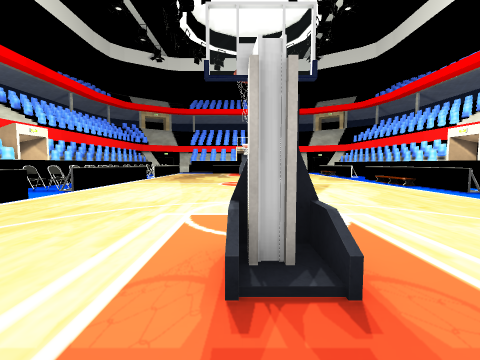
View 1 (above)

19 first-person views from a walk through a scene from a Unity 3-D project. The camera is 1.2 m above the floor, tilts 4° down and sees 90° across. The floor is counted in squares, 1 m on a side. Each view is taken from the middle of a square. On the plan, view 1 faces up. The plan holds only what a view shows up to about 12 squares ahead; the rest is blank. The place goes on beyond the plan. The player character is not drawn. Some animated figures are left out. Some surface patterns are stand-ins.

View 2
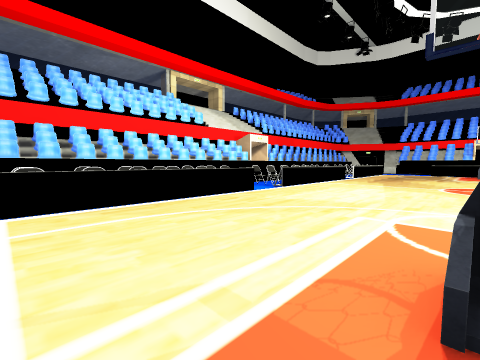

View 3
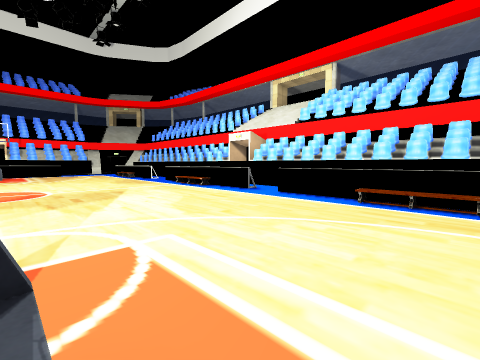

View 4
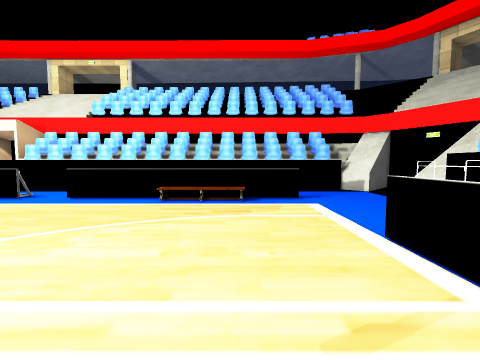

View 5
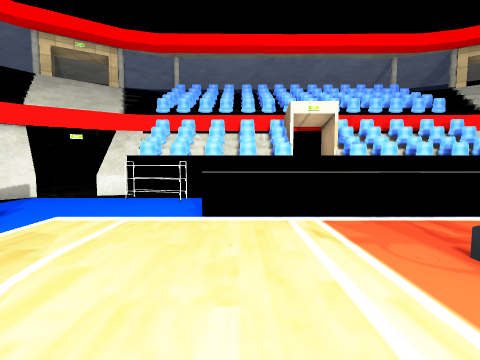

View 6
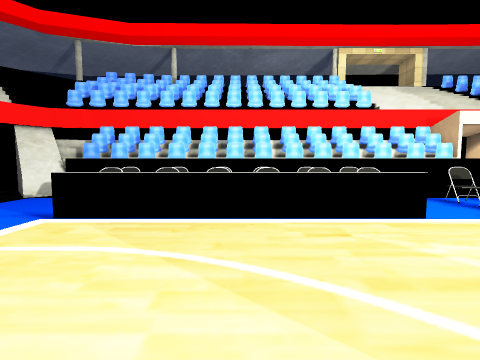

View 7
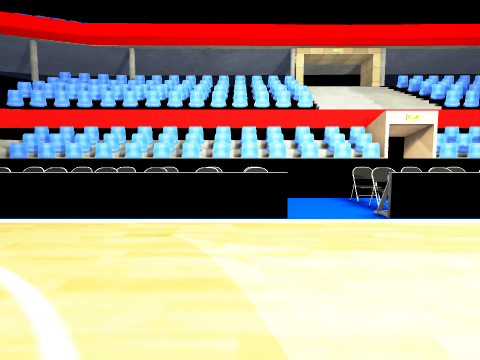

View 8
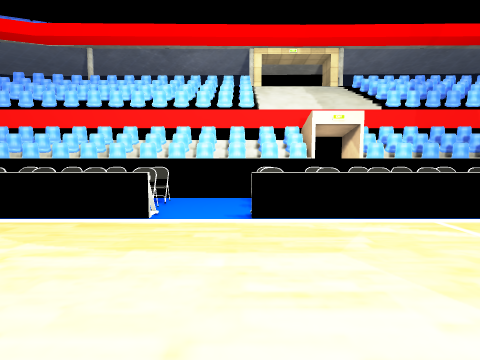

View 9
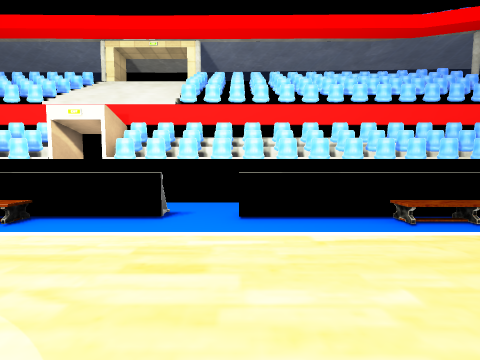

View 10
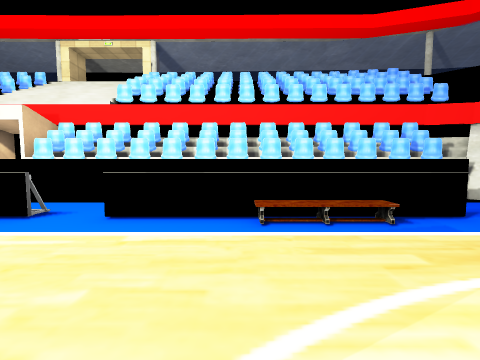

View 11
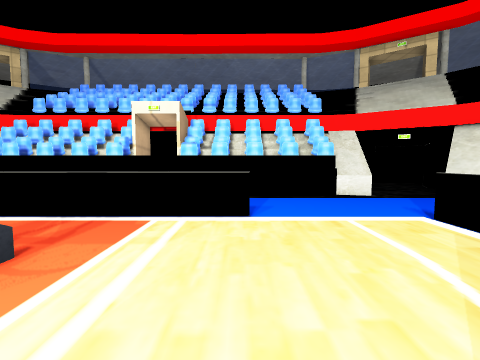

View 12
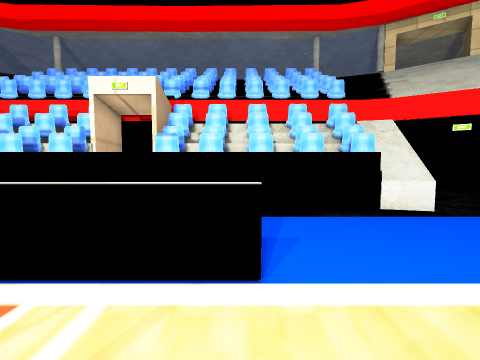

View 13
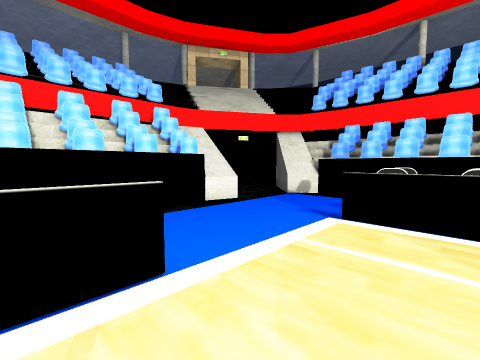

View 14
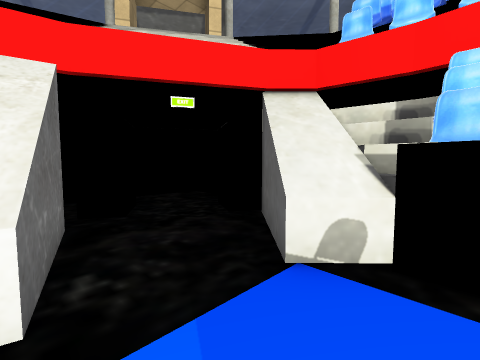

View 15
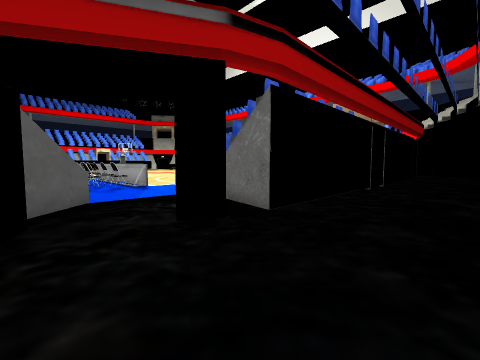

View 16
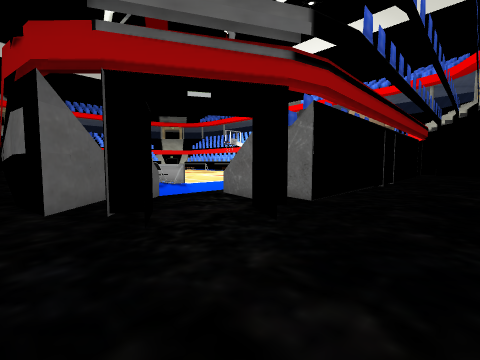

View 17
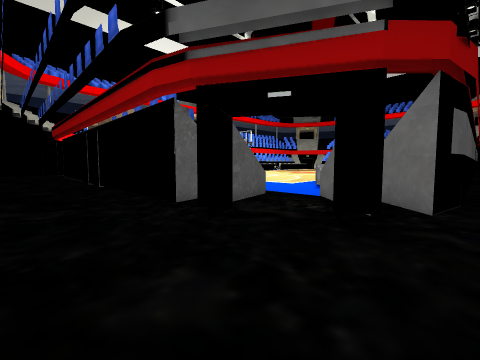

View 18
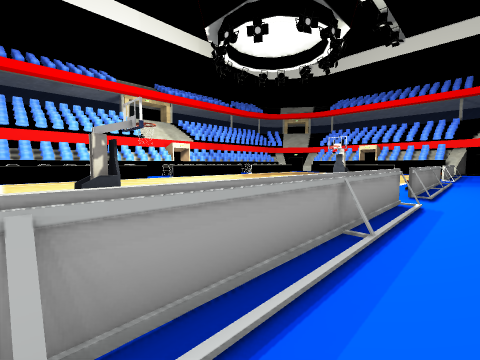

View 19
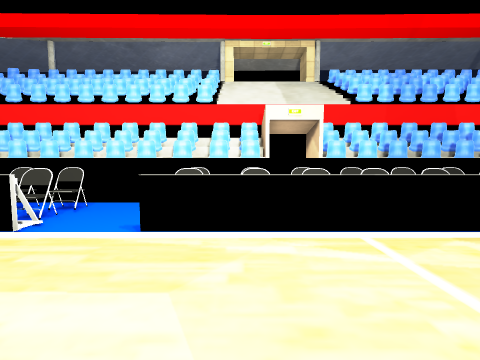

### Floor plan
Key: @ floor where view 1 was taken; # wall or solid block; . main floor; - floor 0.25 m lower than the main floor; : floor 0.5 m higher than the main floor; / step, stairs or slope; = window, fence, low wall or low ledge; ^ raised ledge; O other object.
Columns run from 14 left of view 1 to 15 right of it. Each row starts with its distance up from view 1.
 16  #O^O O=     ......     .. OO
 15 ###^O O=..  ........    .. ^O
 14    ^O O=.............   =.
 13  ##^   =.............. :..^^O
 12  #O^O.O=...............=..^OO
 11  #O^O.O=...............=.. OO
 10  #O^...................==. OO
  9  #O^......................^O#
  8  ##^O.O=...............=..^^O
  7  #O^O.O=...............=..^OO
  6  #O^O.O=...............=..^OO
  5  #O^O O=...............=..^OO
  4  #O^  O=...............:=.^OO
  3  #O^O O=......OO.......:..^O#
  2  ##^O.O=.............../..^OO
  1  #O^O.O=...............=..^^O
  0  #O^..O=......@........=..^OO
 -1  #O^.......=========...... OO
 -2 ##O^........       ....... OO
 -3 ###^........       .OOO...^^#
 -4  ##^--=----            ^--^##
 -5  ###--^O^OO^OO^^O#OO#OO^#-###
 -6   O--#-O#OO#OO  O#OO#OO #  O
 -7   O- #-##     ####         O
 -8   -- #
 -9
-10
-11 - -                          -

Where each view was taken, in squares from view 1:
view 1: 0 up, 0 right, facing up
view 2: 0 up, 0 right, facing up-left
view 3: 2 up, 1 right, facing up-right
view 4: 2 up, 1 right, facing right
view 5: 5 up, 4 right, facing down
view 6: 4 up, 2 left, facing left
view 7: 7 up, 2 left, facing left
view 8: 10 up, 2 left, facing left
view 9: 8 up, 4 right, facing right
view 10: 5 up, 4 right, facing right
view 11: 5 up, 3 left, facing down
view 12: 2 up, 3 left, facing down
view 13: 2 up, 2 left, facing down-left
view 14: 2 down, 8 left, facing down-left
view 15: 11 down, 12 left, facing up-right
view 16: 11 down, 14 left, facing up-right
view 17: 11 down, 15 right, facing up-left
view 18: 0 up, 11 right, facing up-left
view 19: 12 up, 3 left, facing left
